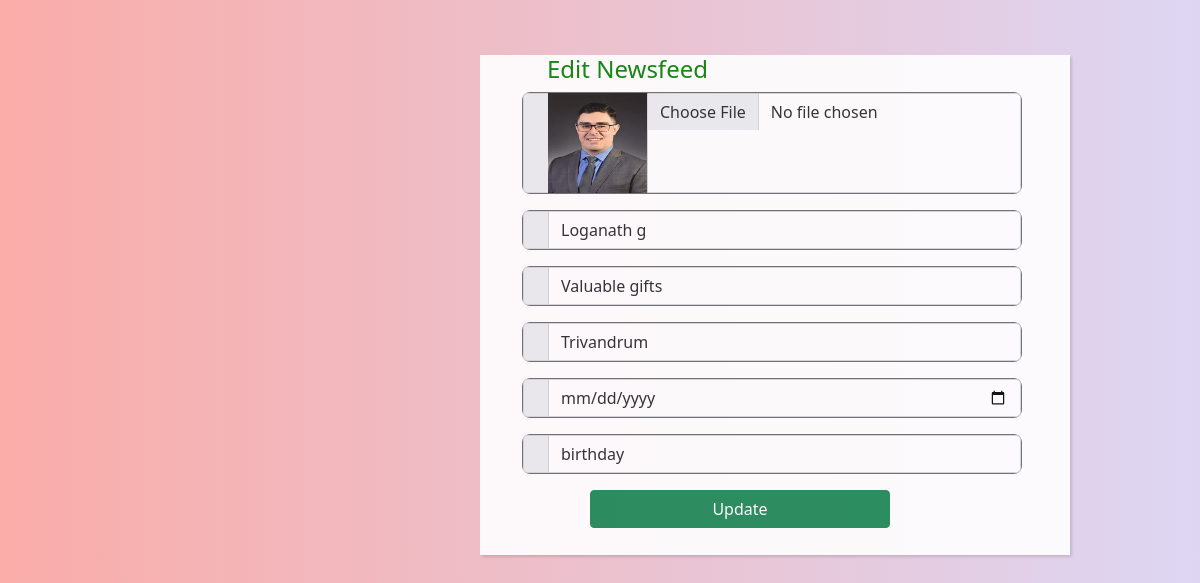
/main_app/reviewedit/3, run on the app's committed database.
### main_app/models.py (models this page shows, shortened)
class reviewmodel(models.Model):
    cusimage=models.FileField(upload_to='main_app/static')
    cuname=models.CharField(max_length=50)
    comments=models.CharField(max_length=500)
    deleplace=models.CharField(max_length=100)
    deldate=models.DateField()
    occation=models.CharField(max_length=60)

### main_app/views.py (the view, shortened to what this page needs)
# urls.py: path('reviewedit/<int:id>',reviewedit),
def reviewedit(request,id):
    a=reviewmodel.objects.get(id=id)
    img=str(a.cusimage).split('/')[-1]
    return render(request,'editreviewpage.html',{'a':a,'img':img})

### main_app/templates/editreviewpage.html (shortened to what this page needs)
<!DOCTYPE html>
{% load static %}
<html lang="en">
<head>
    <link href="https://cdn.jsdelivr.net/npm/bootstrap@5.0.2/dist/css/bootstrap.min.css" rel="stylesheet">
</head>
<body>
<div class="rev">
    <div class="container">
        <div class="row">
            <div class="col-6">
                 <h4>Edit Newsfeed</h4>
                <form method="post" enctype="multipart/form-data">{% csrf_token %}
                         <div class="input-group mb-3">
                            <span class="input-group-text" id="basic-addon1"></span>
                             <img src="{% static img %}" height="100px" width="100px;">
                            <input type="file" name="cusimage" class="form-control" placeholder="Image" value="{{a.cusimage}}" aria-label="customerimage" aria-describedby="basic-addon1">
                        </div>
                        <div class="input-group mb-3">
                          <span class="input-group-text" id="basic-addon1"></span>
                          <input type="text" name="cuname" class="form-control" placeholder="Firstname" value="{{a.cuname}}" aria-label="Firstname" aria-describedby="basic-addon1">
                        </div>
                         <div class="input-group mb-3">
                          <span class="input-group-text" id="basic-addon1"></span>
                          <input type="text" name="comments" class="form-control" placeholder="comments" value="{{a.comments}}" aria-label="Comments" aria-describedby="basic-addon1">
                        </div>
                        <div class="input-group mb-3">
                            <span class="input-group-text" id="basic-addon1"></span>
                            <input type="text" name="deleplace" class="form-control" placeholder="State/City" value="{{a.deleplace}}" aria-label="State/City" aria-describedby="basic-addon1">
                        </div>
                        <div class="input-group mb-3">
                            <span class="input-group-text" id="basic-addon1"></span>
                            <input type="date" name="deldate" class="form-control" placeholder="pdtdateone" value="{{a.deldate}}" aria-label="Date" aria-describedby="basic-addon1">
                        </div>
                         <div class="input-group mb-3">
                            <span class="input-group-text" id="basic-addon1"></span>
                            <input type="text" name="occation" class="form-control" placeholder="Occation" value="{{a.occation}}" aria-label="Occation" aria-describedby="basic-addon1">
                        </div>
                        <button type="submit" class="btn btn-success">Update</button>
                </form>
            </div>
        </div>
    </div>
</div>
</body>
</html>

### main_app/templates/editreviewpage.html (style rules this page uses)
* { padding:0px; margin:0px; box:border-box; }
body { background-color: #FAACA8; background-image: linear-gradient(90deg, #FAACA8 0%, #DDD6F3 100%); }
.rev { height:500px; width:590px; margin-left:480px; background-color:white; margin-top:55px; opacity:0.9; box-shadow: rgba(0, 0, 0, 0.15) 1.95px 1.95px 2.6px; }
.btn { width:300px; margin-left:98px; }
.input-group { width:500px; border:1px solid dimgrey; border-radius:8px; margin-left:30px; }
h4 { text-align:center; color:green; }
form { width:550px; }

### data on the page
reviewmodel: cuname "Loganath g", comments "Valuable gifts", deleplace "Trivandrum", occation "birthday"
